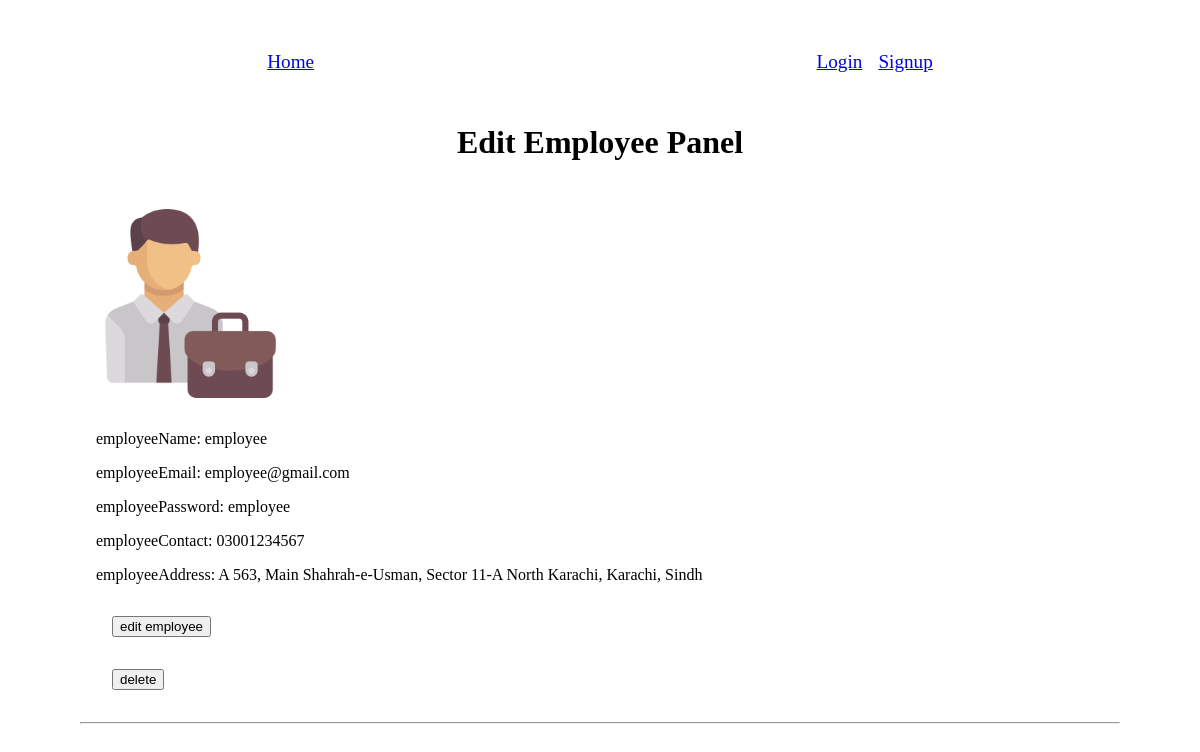
Page /editEmployee.php on the earlier database version.
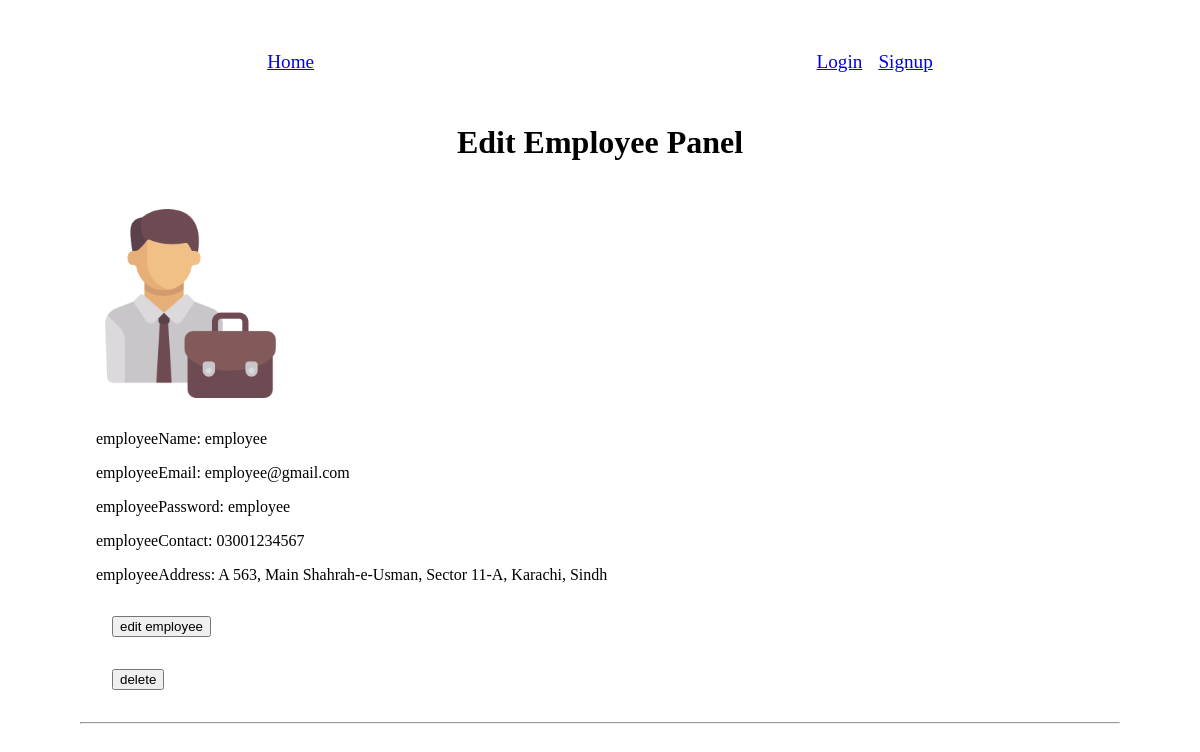
Same page on the later database version.
### tables this page shows
CREATE TABLE `employees` (
  `employee_id` int(10) NOT NULL,
  `employee_name` varchar(100) NOT NULL,
  `employee_email` varchar(255) NOT NULL,
  `employee_password` varchar(255) NOT NULL,
  `employee_contact` varchar(50) NOT NULL,
  `employee_address` varchar(255) NOT NULL,
  `employee_image` varchar(255) NOT NULL
);

### editEmployee.php (the view, shortened to what this page needs)
<?php
include "include/dbconfig.php";
?>
<!DOCTYPE html>
<html lang="en">
<?php
include "include/head.php";
?>
<body>
    <?php include "include/navbar.php" ?>
    <h1>edit employee panel</h1>
    <?php
    $employee_querry = "SELECT * FROM `employees`";
    $employee_querry_run = mysqli_query($connect, $employee_querry);
    if (mysqli_num_rows($employee_querry_run) > 0) {
        while ($row = mysqli_fetch_assoc($employee_querry_run)) { ?>
            <div class="card">
                <div class="imageContainer"><img class="image" src="<?php echo "uploads/employees/" . $row["employee_image"] ?>" alt="Employee Imgae"></div>
                <div class="employeeName">
                    employeeName:
                    <?php echo $row["employee_name"] ?>
                </div>
                <div class="employeeEmail">
                    employeeEmail:
                    <?php echo $row["employee_email"] ?>
                </div>
                <div class="employeePassword">
                    employeePassword:
                    <?php echo $row["employee_password"] ?>
                </div>
                <div class="employeeContact">
                    employeeContact:
                    <?php echo $row["employee_contact"] ?>
                </div>
                <div class="employeeAddress">
                    employeeAddress:
                    <?php echo $row["employee_address"] ?>
                </div>
                <form action="editEmployeeForm.php" method="post">
                    <div><button type="submit" name="submit">edit employee</button></div>
                </form>
                <form action="deleteEmployee.php" onsubmit="return confirmMsg()" method="post">
                    <div><button type="submit" name="submit">delete</button></div>
                </form>
                <hr>
            </div>
    <?php
        }
    } ?>
</body>
</html>

Differences in the rows shown:
changed employees "employee": employee_address "A 563, Main Shahrah-e-Usman, Sector 11-A North Karachi, Karachi, Sindh" → "A 563, Main Shahrah-e-Usman, Sector 11-A, Karachi, Sindh"
